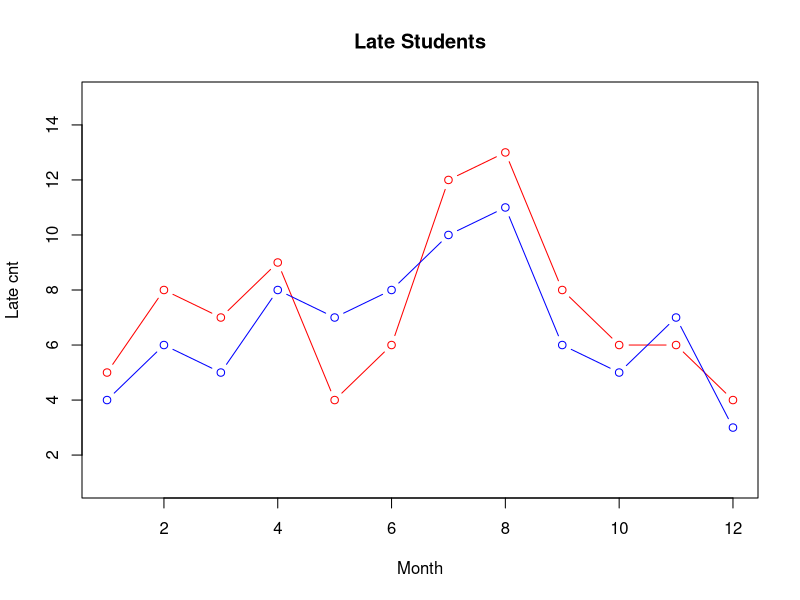

Generate this figure with R:
month = 1:12
late1 = c(5, 8, 7, 9, 4, 6, 12, 13, 8, 6, 6, 4)
late2 = c(4, 6, 5, 8, 7, 8, 10, 11, 6, 5, 7, 3)

plot(month,
     late1,
     main = "Late Students",
     type = "b",
     lty = 1,
     col = "red",
     xlab = "Month",
     ylab = "Late cnt",
     ylim = c(1, 15)
  )

lines(month,
      late2,
      type = "b",
      col = "blue")
